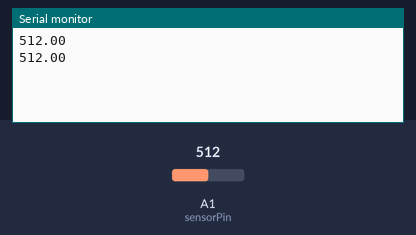
A sketch run on a simulated Arduino Uno, built with avr-gcc and run on an emulated ATmega328P. On the bench: the last lines printed to the serial monitor. The test bench sets the inputs (shaded band); at power-on: A1 (sensorPin) = 512.

Above: at 1.2 s.
1.3 s: A1 (sensorPin) set to 716
At 2.2 s:
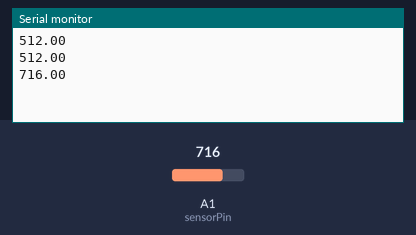
2.8 s: A1 (sensorPin) set to 900
At 3.4 s:
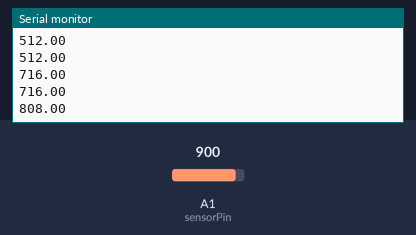
Timing chart, 0 to 5.8 s (numbered marks = the images above; inputs shaded):
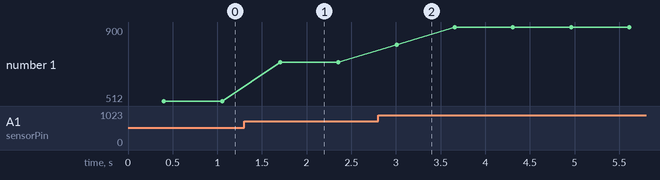

The sketch:

maxbotix.ino
```cpp
/* -*- c-mode -*- */
/*
 * Print the output of a sonar rangefinder on analog input 1.
 * A machine on the other end can read the serial output
 * and do something with it.
 *
 * by Pierre <http://shallowsky.com>
 * This is Free Software: share and enjoy under the terms of the
 * GNU Public License.
 */

int sensorPin = 1;

void setup()
{
    pinMode(sensorPin, INPUT);

    Serial.begin(9600);
}

void loop()
{
    while (1) {
        /* Read 8 values and average them, in case of spurious readings */
        float val = 0;
        for (int i=0; i<8; i++) {
            val += analogRead(sensorPin);
            delay(50);
        }
        val /= 8;
        Serial.println(val);
        delay(250);
    }
}
```

Measured:
- after the input at 1.3 s, the serial monitor: prints a new line after 0.40 s (image 1)
- after the input at 2.8 s, the serial monitor: prints a new line after 0.21 s (image 2)
- plotted number 1: 512 → 716 after the input at 1.3 s, 716 → 900 after the input at 2.8 s
